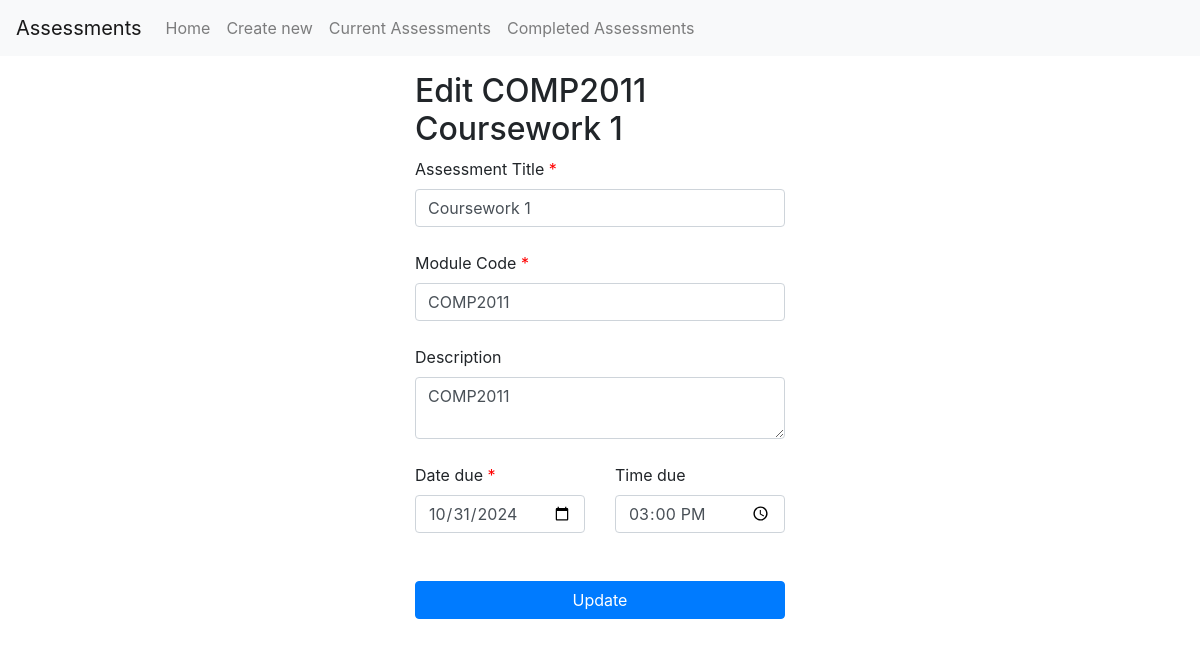
Page /edit/1 on the earlier database version.
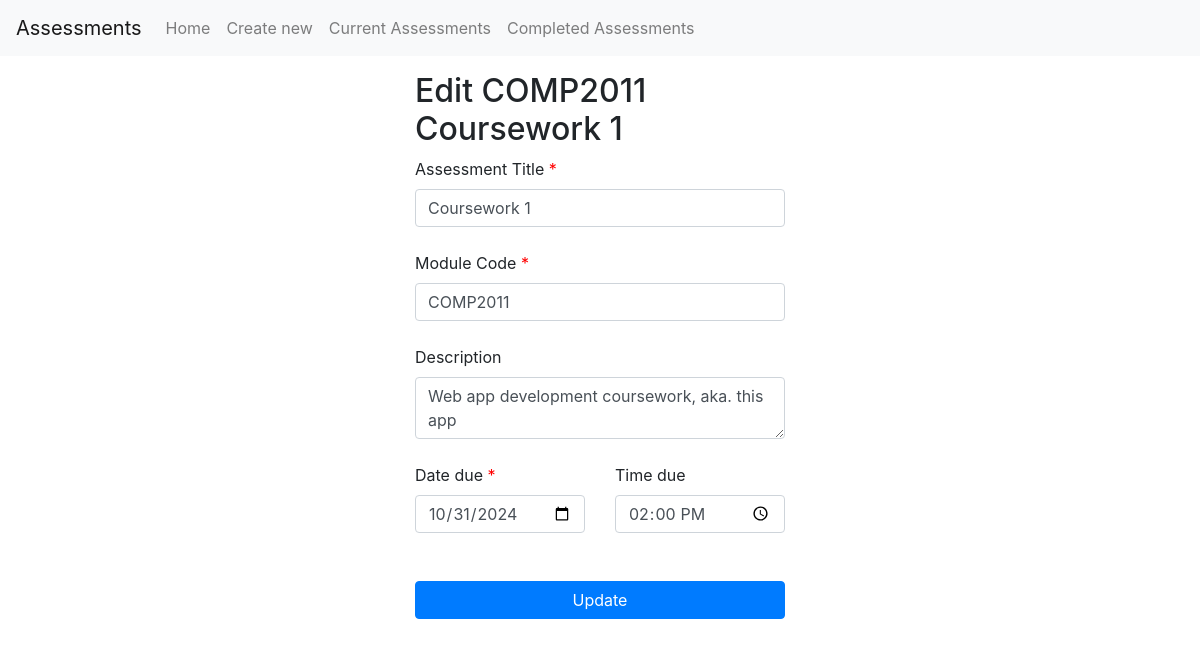
Same page on the later database version.
### app/models.py (models this page shows)
class Assessment(db.Model):
    id = db.Column(db.Integer, primary_key=True)
    title = db.Column(db.String(80), nullable=False)
    module = db.Column(db.String(10), nullable=False)
    deadline = db.Column(db.DateTime)
    description = db.Column(db.String(500))
    completed = db.Column(db.Boolean, default=False)

### app/views.py (the view, shortened to what this page needs)
@app.route('/edit', methods=['GET', 'POST'])
@app.route('/edit/<int:assessmentId>', methods=['GET', 'POST'])
def editAssessment(assessmentId=None):
    if assessmentId == None:
        return redirect("/")
    assessment = db.session.execute(db.select(Assessment).filter_by(id=assessmentId)).scalar()
    assessment_data = {
        "title": assessment.title,
        "module": assessment.module,
        "description": assessment.description,
        "dueDate": assessment.deadline.date(),
        "dueTime": assessment.deadline.time()
    }
    form = AssessmentForm(data=assessment_data)
    return render_template("assessmentForm.html",
                           title="Edit Assessment",
                           action="edit", # can be (create, edit)
                           assessment=formatAssessment(assessment),
                           form=form
                           )

### app/forms.py
class AssessmentForm(FlaskForm):
    title = StringField("Assessment Title", validators=[DataRequired()])
    module = StringField("Module Code", validators=[DataRequired()])
    description = TextAreaField("Description")
    dueDate = DateField("Date due", validators=[DataRequired()])
    dueTime = TimeField("Time due", default=datetime.time(0, 0))

### app/views.py (called while the page is built)
def formatAssessment(assessment):
    return {
            "id": assessment.id,
            "title": assessment.title,
            "module": assessment.module,
            "description": assessment.description,
            "dueDate": assessment.deadline.strftime("%d/%m/%Y"),
            "dueTime": assessment.deadline.strftime("%H:%M"),
            "completed": assessment.completed
        }

### app/templates/assessmentForm.html
{% extends "base.html" %} {% macro required() -%}
<span style="color: red"> *</span>
{%- endmacro %} {% block content %}
<div class="container-fluid">
  <div class="row">
    <div class="col-12 col-md-3 col-xl-4"></div>
    <div class="col-12 col-md-6 col-xl-4">
      {% if action=="create" %}
      <h2>Create a new Assessment</h2>
      {% else %}
      <h2>Edit {{ assessment.module }} {{ assessment.title }}</h2>
      {% endif %}
      <form action="" method="post" name="assessmentForm">
        {{ form.hidden_tag() }} {{ form.title.label}} {{ required() }} {{
        form.title(class_='form-control') }}
        <br />
        {{ form.module.label }} {{ required() }} {{
        form.module(class_='form-control')}}
        <br />
        {{ form.description.label}} {{ form.description(class_='form-control')}}
        <br />
        <div class="row">
          <div class="col-6">
            {{ form.dueDate.label }} {{ required() }} {{
            form.dueDate(class_='form-control') }}
          </div>
          <div class="col-6">
            {{ form.dueTime.label }} {{ form.dueTime(class='form-control') }}
          </div>
        </div>
        <br /><br />
        <input type="submit" value="{% if action=="create" %}Create{% else
        %}Update{% endif %}" class="btn btn-primary btn-block" />
      </form>
    </div>
  </div>
</div>
{% endblock content %}

Differences in the rows shown:
changed Assessment "COMP2011": description "COMP2011" → "Web app development coursework, aka. this app"
Other differences:
form field dueTime: "15:00" → "14:00"
